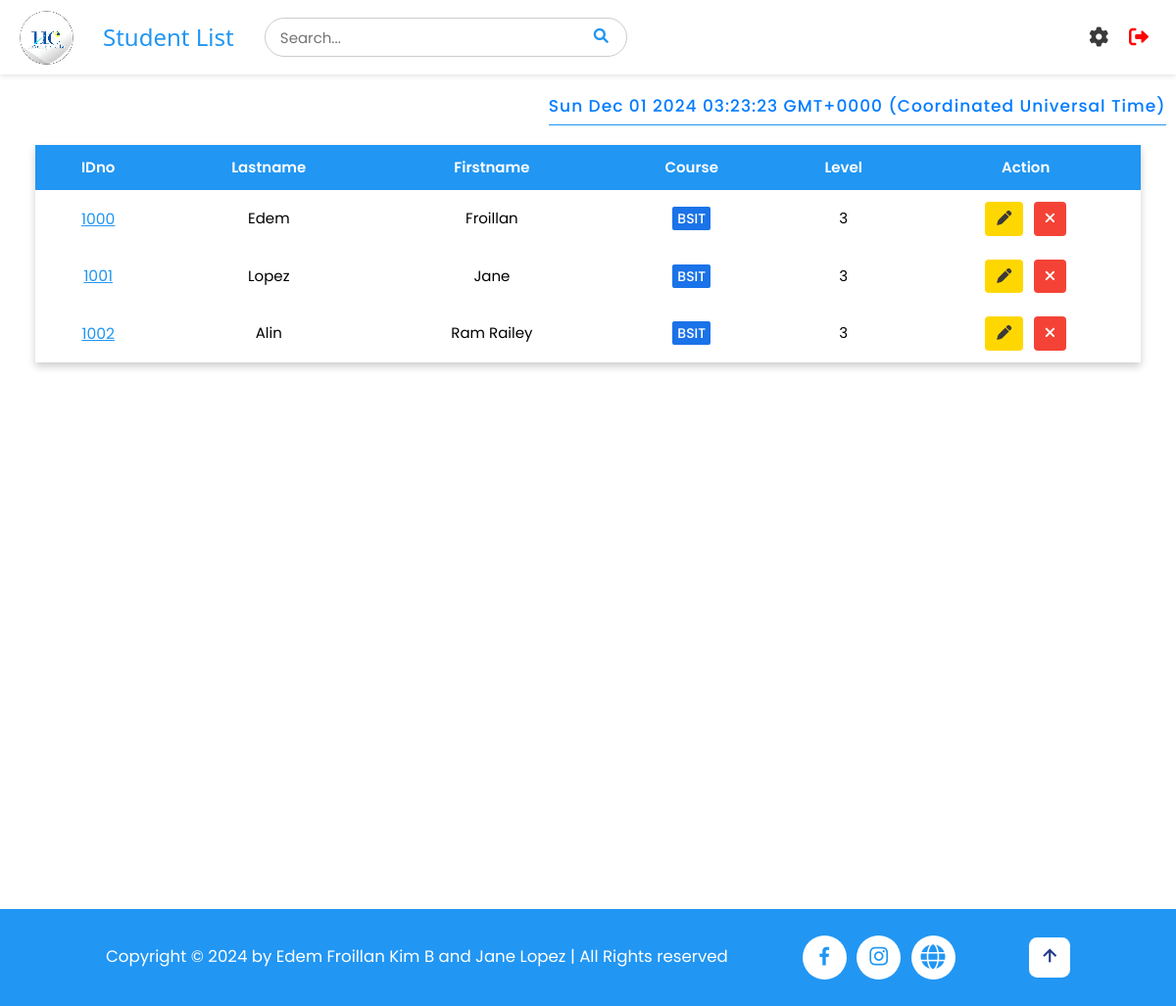
The page /students (signed in) on the database as committed earlier.
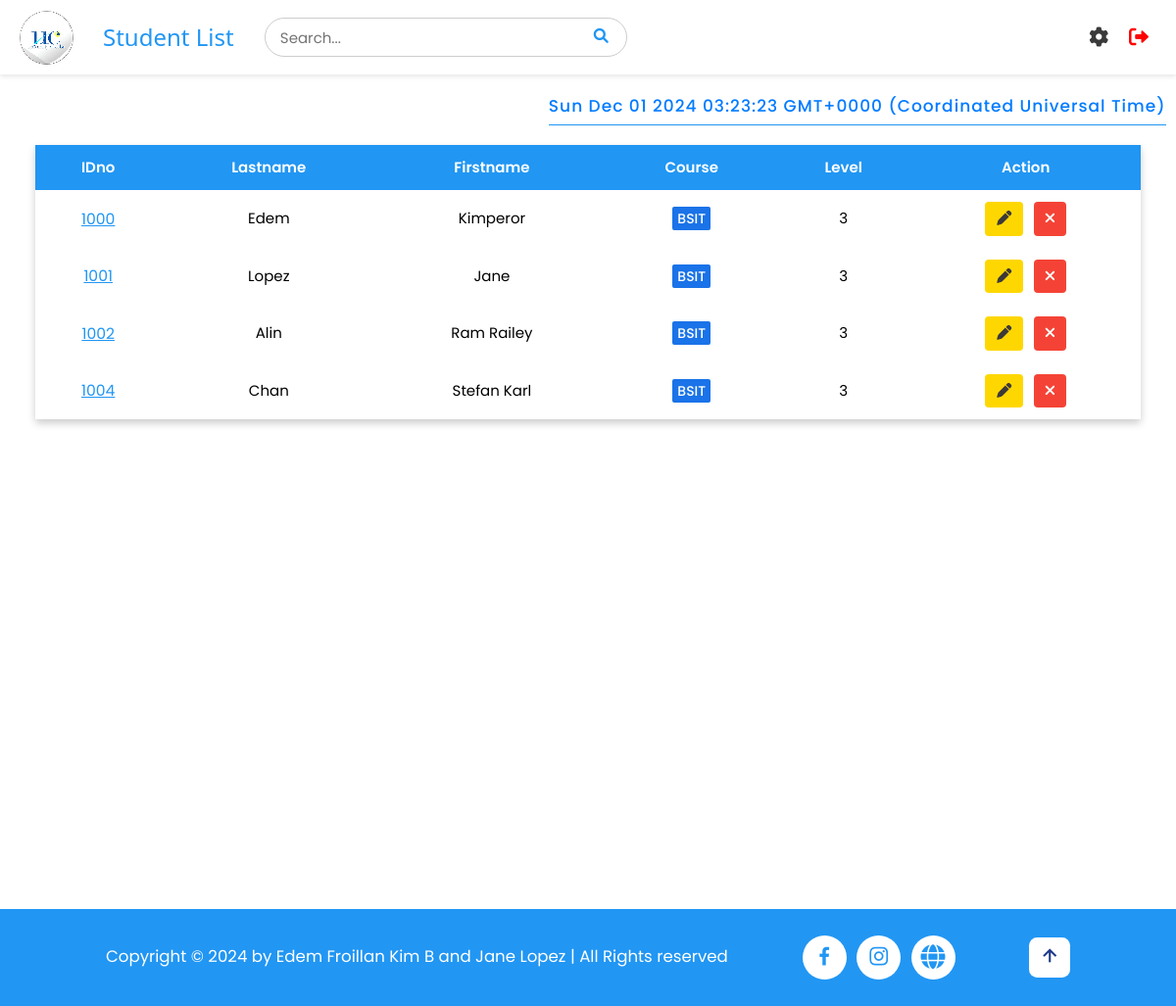
The same page on the database as committed later.
### tables this page shows
CREATE TABLE students (
                    id INTEGER PRIMARY KEY AUTOINCREMENT,
                    idno varchar(10) UNIQUE,
                    firstname varchar(50),
                    lastname varchar(50),
                    course varchar(10),
                    level varchar(5),
                    image TEXT,
                    qrcode TEXT
);

### app.py (the view)
@app.route('/students')
def student_list():
    if 'username' in session:
        pagetitle = "Student List"
        users = get_users()
        students = getall_records('students')
        return render_template('studentlist.html', data=students, pagetitle=pagetitle, users=users)
    else:
        flash("Please log in first!", "warning")
        return redirect(url_for('login'))

### app.py (called while the page is built)
@app.after_request
def after_request(response):
    response.headers['Cache-Control'] = 'no-store, no-cache, must-revalidate, post-check=0, pre-check=0, max-age=0'
    response.headers['Pragma'] = 'no-cache'
    response.headers['Expires'] = '-1'
    if hasattr(session, 'username') and 'username' not in session:
        response.headers['Cache-Control'] = 'no-store'
        response.headers['Pragma'] = 'no-cache'
        response.headers['Expires'] = '-1'
    return response

def get_users() -> object:
    return getall_records('students')

### dbhelper.py (called while the page is built)
def getprocess(sql: str, params=()) -> list:
    db = connect(database)
    cursor = db.cursor()
    cursor.row_factory = Row
    try:
        cursor.execute(sql, params)
        data = cursor.fetchall()
        return data
    finally:
        cursor.close()
        db.close()

def getall_records(table: str) -> list:
    sql = f'SELECT * FROM `{table}`'
    return getprocess(sql)

### templates/studentlist.html (shortened to what this page needs)
{% extends 'base.html' %}
{% block header %}
    {% include 'header.html' %}
{% endblock %}
{% block content %}
<div id="timestamp"></div>
<div class="full container" style="min-height: 100vh;">
<div id="main_container">
    <div class="w3-full" style="padding: 1rem 3%;">
        <div class="styled-table-wrapper">
            <table class="styled-table" id="table">
                <thead>
                    <tr id="tr1">
                        <th>IDno</th>
                        <th class="w3-hide-small">Lastname</th>
                        <th class="w3-hide-small">Firstname</th>
                        <th>Course</th>
                        <th>Level</th>
                        <th class="w3-center">Action</th>
                    </tr>
                </thead>
                <tbody>
                    {% for user in users %}
                    <tr id="tr2">
                        <td class="w3-center" data-cell="IDNO:" id="idno">
                            <a href="#" style="color: #2196F3; font-size: 1.5rem" onclick="viewStudent('{{ user['idno'] }}')">{{ user['idno'] }}</a>
                        </td>
                        <td class="w3-center w3-hide-small" data-cell="LASTNAME:">{{ user["lastname"] }}</td>
                        <td class="w3-center w3-hide-small" data-cell="FIRSTNAME:">{{ user["firstname"] }}</td>
                        <td class="w3-center" data-cell="COURSE:">
                            <span class="course-style course-{{ user['course']|lower }}">
                                {{ user["course"] }}
                            </span>
                        </td>
                        <td class="w3-center level-{{ user['level'] }}" data-cell="LEVEL:">{{ user["level"] }}</td>
                        <td class="w3-center" data-cell="ACTION:" style="display: flex; align-items: center; justify-content: center; gap: 1rem;">
                            <button class="w3-button edit-btn edit" onclick="openEditModal('{{ user['idno'] }}', '{{ user['lastname'] }}', '{{ user['firstname'] }}', '{{ user['course'] }}', '{{ user['level'] }}')">
                                <i class="fas fa-pen"></i>
                            </button>
                            <button class="w3-button w3-red delete-btn delete" onclick="openCustomAlert('{{ user['idno'] }}')">
                                <i class="fas fa-times"></i>
                            </button>
                        </td>
                    </tr>
                    {% endfor %}
                </tbody>
            </table>
        </div>
    </div>
</div>
</div>
{% endblock %}

### templates/base.html (shortened to what this page needs)
<!DOCTYPE html>
<html>
<head>
    <link rel='stylesheet' href="{{ url_for('static', filename='css/style.css') }}">
    <link rel="stylesheet" href="https://cdnjs.cloudflare.com/ajax/libs/font-awesome/6.0.0-beta3/css/all.min.css">
    <link href='https://unpkg.com/boxicons@2.1.4/css/boxicons.min.css' rel='stylesheet'>
</head>
<body>
    <div>
        {% block header %}{% endblock %}
        {% block content %}
        {% endblock %}
    </div>
 <footer class="footer">
        <div class="footer-text">
            <p>Copyright &copy; 2024 by Edem Froillan Kim B and Jane Lopez | All Rights reserved</p>
        </div>
        <div class="social-media">
            <a href="https://www.facebook.com/universityofcebuinc"><i class='bx bxl-facebook'></i></a>
            <a href="https://www.instagram.com/ucwebmaster"><i class='bx bxl-instagram'></i></a>
            <a href="https://www.universityofcebu.net/p/scholarship.html?m=1"><i class="fa-solid fa-globe"></i></a>
        </div>
        <div class="footer-iconTop">
            <a href="#home"><i class='bx bx-up-arrow-alt' ></i></a>
        </div>
    </footer>
</body>
</html>

### templates/header.html (shortened to what this page needs)
<div class="header">
    <div class="left-section">
        <img src="../static/images/logo.png" alt="Logo" id="logo">
        <h3 class="pagetitle">{{ pagetitle }}</h3>
        <div class="search" style="position: relative;">
        <input type="text" placeholder="Search..." id="search-bar">
        <button type="submit" id="search-button"><i class="fa fa-search"></i></button>
    </div>
    </div>
    <div class="menu" style="position: relative;">
    <i class="fa solid fa-gear" id="menu-icon"></i>
    <a href="/logout" id="logout">
        <i class="fa fa-sign-out-alt"></i>
    </a>
    </div>
</div>

### static/css/style.css (style rules this page uses)
html { box-sizing:border-box }
*,*:before,*:after { box-sizing:inherit }
html { -ms-text-size-adjust:100%;-webkit-text-size-adjust:100% }
body { margin:0 }
article,aside,details,figcaption,figure,footer,header,main,menu,nav,section { display:block }
a { background-color:transparent }
img { border-style:none }
button,input,select,textarea,optgroup { font:inherit;margin:0 }
button,input { overflow:visible }
button,select { text-transform:none }
button,[type=button],[type=reset],[type=submit] { -webkit-appearance:button }
html,body { font-family:Verdana,sans-serif;font-size:15px;line-height:1.5 }
html { overflow-x:hidden }
h3 { font-size:24px }
h1,h2,h3,h4,h5,h6 { font-family:"Segoe UI",Arial,sans-serif;font-weight:400;margin:10px 0 }
img { vertical-align:middle }
a { color:inherit }
.w3-btn,.w3-button { border:none;display:inline-block;padding:8px 16px;vertical-align:middle;overflow:hidden;text-decoration:none;color:inherit;background-color:inherit;text-align:center;cursor:pointer;white-space:nowrap }
.w3-btn,.w3-button { -webkit-touch-callout:none;-webkit-user-select:none;-khtml-user-select:none;-moz-user-select:none;-ms-user-select:none;user-select:none }
.w3-center { text-align:center!important }
.w3-red,.w3-hover-red:hover { color:#fff!important;background-color:#f44336!important }
img { image-rendering: pixelated; }
.header { display: flex; justify-content: space-between; align-items: center; padding: 10px 20px; background-color: #fff; box-shadow: 0 2px 5px rgba(0, 0, 0, 0.1); position: sticky; top: 0; z-index: 100; margin-bottom: 1rem; }
.left-section { display: flex; align-items: center; }
#logo { width: 55px; height: auto; margin-right: 10px; }
.pagetitle { margin-left: 20px; color: #2196F3; }
#search-bar { padding: 15px; margin-right: 10px; border-radius: 20px; border: 1px solid #ccc; margin-left: 3rem; width: 370px; height: 40px; }
#search-button { color: #2196F3; border: none; cursor: pointer; position: absolute; background: transparent; right: 23px; top: 7px; }
#logout { text-decoration: none; color: red; font-size: 20px; transition: color 0.3s ease; }
#logout i { margin-right: 8px; }
.navbar, #logout { position: sticky; top: 0; background-color: #fff; padding: 10px 0; z-index: 100; gap: 3rem; }
#timestamp { color: #007bff; font-size: 17px; font-weight: 500; text-align: center; padding: 5px 0; margin-top: 15px; letter-spacing: 1px; border-bottom: 1px solid #2196F3; width: fit-content; margin-left: auto; margin-right:1rem; }
* { font-family: "Poppins", sans-serif; }
.styled-table { width: 100%; border-collapse: collapse; margin-top: 10px; box-shadow: 0px 4px 8px rgba(0, 0, 0, 0.2); }
.styled-table th, .styled-table td { padding: 12px; }
.styled-table th { background-color: #2196F3; color: white; font-weight: 600; text-transform: capitalize; }
.styled-table .delete-btn { background-color: #ff4d4d; color: white; padding: 6px 12px; border: none; cursor: pointer; border-radius: 4px; }
.styled-table .edit-btn { background-color: #FFD700; color: rgb(60, 57, 57); padding: 6px 12px; border: none; cursor: pointer; border-radius: 4px; }
.styled-table .delete-btn i, .styled-table .edit-btn i { text-align: center; }
.menu { display: flex; align-items: center; gap: 2rem; }
#menu-icon { font-size: 20px; color: #3a3a3a; cursor: pointer; display: none; transition: transform 0.3s ease, color 0.3s ease; }
.footer { display: flex; justify-content: space-between; align-items: center; flex-wrap: wrap; padding: 2rem 9%; background: #2196F3; }
.footer-text p { font-size: 1.6rem; color: #fff; }
.footer-iconTop a { display: inline-flex; justify-content: center; align-items: center; padding: 0.8rem; background: #fff; border-radius: 0.8rem; transition: all 0.3s ease; text-decoration: none; color: #1E3A8A; }
.footer-iconTop a i { font-size: 2.4rem; color: #1E3A8A; }
.social-media { display: flex; gap: 1rem; justify-content: center; align-items: center; }
.social-media a { display: inline-flex; justify-content: center; align-items: center; width: 45px; height: 45px; background: #fff; color: #2196F3; font-size: 2.4rem; border-radius: 50%; transition: all 0.3s ease; text-decoration: none; }
.course-style { padding: 2px 5px; background: #8de02c; color: #fff; border-radius: 2px; font-size: 14px; font-weight: 500; }
.course-bsit { background-color: #1a73e8; }
@media (max-width: 1402px) { #menu-icon { display: block; } }

### templates/base.html (style rules this page uses)
html { font-size: 65%; }

Rows that differ between the two databases and show on the page:
changed students "Edem": firstname "Froillan" → "Kimperor"
added students: idno "1004", lastname "Chan", firstname "Stefan Karl", course "BSIT", level "3"
